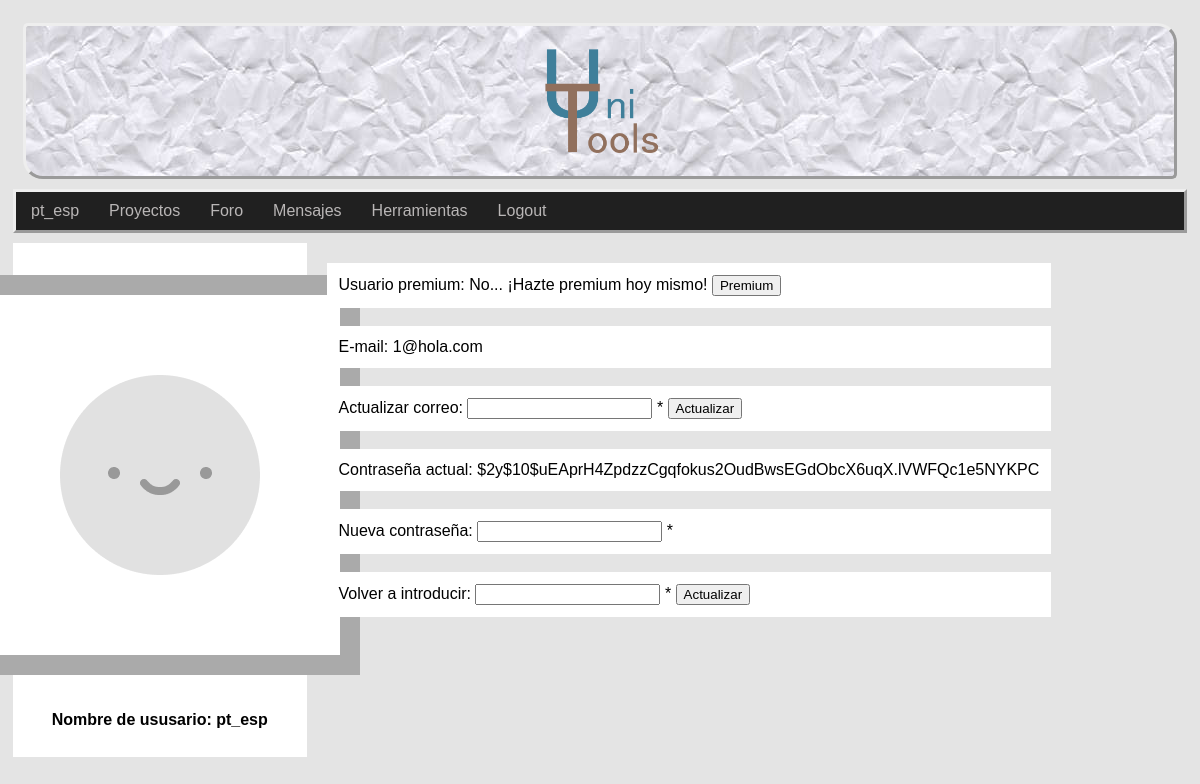
Screenshot of /index.php?page=perfil (signed in) with the database file from the repository.
### tables this page shows
CREATE TABLE `user` (
  `id_User` int(11) NOT NULL,
  `email` varchar(50) NOT NULL,
  `password` varchar(255) NOT NULL,
  `username` varchar(30) NOT NULL,
  `premium` tinyint(1) NOT NULL
);

### dao/dao_user.php (called while the page is built, shortened)
<?php
include_once('DAO.php');
include_once('user_class.php');
class DAOUsuario extends DAO {
	public function search_username($username){
		$sql = sprintf("SELECT * FROM user WHERE username = '" .$username. "'");
		if (!$this->ejecutarConsulta($sql))
			return null;
		else
		{
			$result = $this->ejecutarConsulta($sql);
			$user = new TOUser($result['id_User'],$result['email'],$result['password'],$result['username'],$result['premium']);
			return $user;
		}
	}
}
?>

### dao/DAO.php (called while the page is built, shortened)
<?php
class DAO {
	public $conn;
	public function __construct() {
		if (!$this->conn){
			$this->conn = mysqli_connect("localhost", "root", "", "unitoolsdb");
		}
	}
	public function ejecutarConsulta($query){
		$result = mysqli_query($this->conn, $query) or die($this->conn->error);
        $array = mysqli_fetch_assoc($result);
		return $array;
	}
}
?>

### dao/user_class.php (called while the page is built, shortened)
<?php
class TOUser {
	private $email;
	private $password;
	private $user_name;
	private $premium;
	function __construct($userId='',$email='',$password='',$user_name='',$premium=''){
		$this->email = $email;
		$this->password = $password;
		$this->user_name = $user_name;
		$this->premium = $premium;
	}
	public function set_email($correo){
		$this->email = $correo;
	}
	public function set_password($pass){
		$this->password = $pass;
	}
	public function get_email(){
		return $this->email;
	}
	public function get_password(){
		return $this->password;
	}
	public function get_username(){
		return $this->user_name;
	}
	public function get_premium(){
		return $this->premium;
	}
}
?>

### scripts/perfil.php (the view, shortened to what this page needs)
<?php
include_once('dao/dao_user.php');
$dao_usuario = new DAOUsuario();
$userData = $dao_usuario->search_username($_SESSION['username']);
$email = $password1 = $password2 = $premium = "";
$emailErr = $passwordErr = $premiumErr = "";
?>
<body id="per">
<div class="per_columnaIzq">
    <div class= "per_card">
        <div class= "per_fotocard">
        <img id="per_foto" alt="foto_perfil" src="/UniTools/practica_2/img/Default_user_icon.jpg" >
        </div>
    <p id="p_username"><b> Nombre de ususario: <?php echo $userData->get_username() ?> </b></p>
    </div>
</div>
<div class="per_columnaDer">
<form method="post" action="<?php echo htmlspecialchars($_SERVER["PHP_SELF"]);?>">
    <div class="per_card">
            Usuario premium:
            <?php
            if($userData->get_premium())
                echo " Sí, días restantes 29.";
            else{
                echo " No... ¡Hazte premium hoy mismo! ";
                echo "<input type='submit' value = 'Premium' name='premium'";
            }
            ?> <br>
    </div> <br>
    <div class="per_card">
            E-mail: <?php echo $userData->get_email()?> <br>
    </div> <br>
    <div class="per_card">
        Actualizar correo:
        <input type="text" name="email" value="<?php echo $email;?>">
        <span class="error">* <?php echo $emailErr;?> </span>
        <input type="submit" value = "Actualizar" name="ac_email" onclick=acEmail()>
    </div><br>
    <div class="per_card">
        Contraseña actual: <?php echo $userData->get_password()?>
    </div><br>
    <div class="per_card">
        Nueva contraseña:
        <input type="password" name="password1">
        <span class="error">* </span>
    </div><br>
    <div class="per_card">
        Volver a introducir:
        <input type="password" name="password2" value="<?php echo $password2;?>">
        <span class="error">* <?php echo $passwordErr;?></span>
        <input type="submit" value = "Actualizar" name="ac_password"  onclick=acPassword()>
    </div>
</form>
</div>

### css/hoja.css (style rules this page uses)
form { margin-top: 20px; }
body { font-family: Arial; padding:5px; background: #e4e4e4 }
p { text-align: center; }
body#per { font-family: Arial; padding:5px; background: #e4e4e4 }
.per_columnaIzq { float: left; width: 25%; }
.per_columnaDer { float: left; width: auto; padding-left: 20px; }
.per_card { background-color: white; padding: 12px; }
.per_fotocard { background-color: white; padding: 20px; text-align: center; float:center; display: flex; justify-content: center; }
img#per_foto { display: block; background-color: #aaa; padding: 20px; object-fit: scale-down; text-align: center; float:center; }

### rows the page displays
user: username "pt_esp", email "1@hola.com", password "$2y$10$uEAprH4ZpdzzCgqfokus2OudBwsEGdObcX6uqX.lVWFQc1e5NYKPC"

### other values shown
$_SESSION["username"] "pt_esp"
